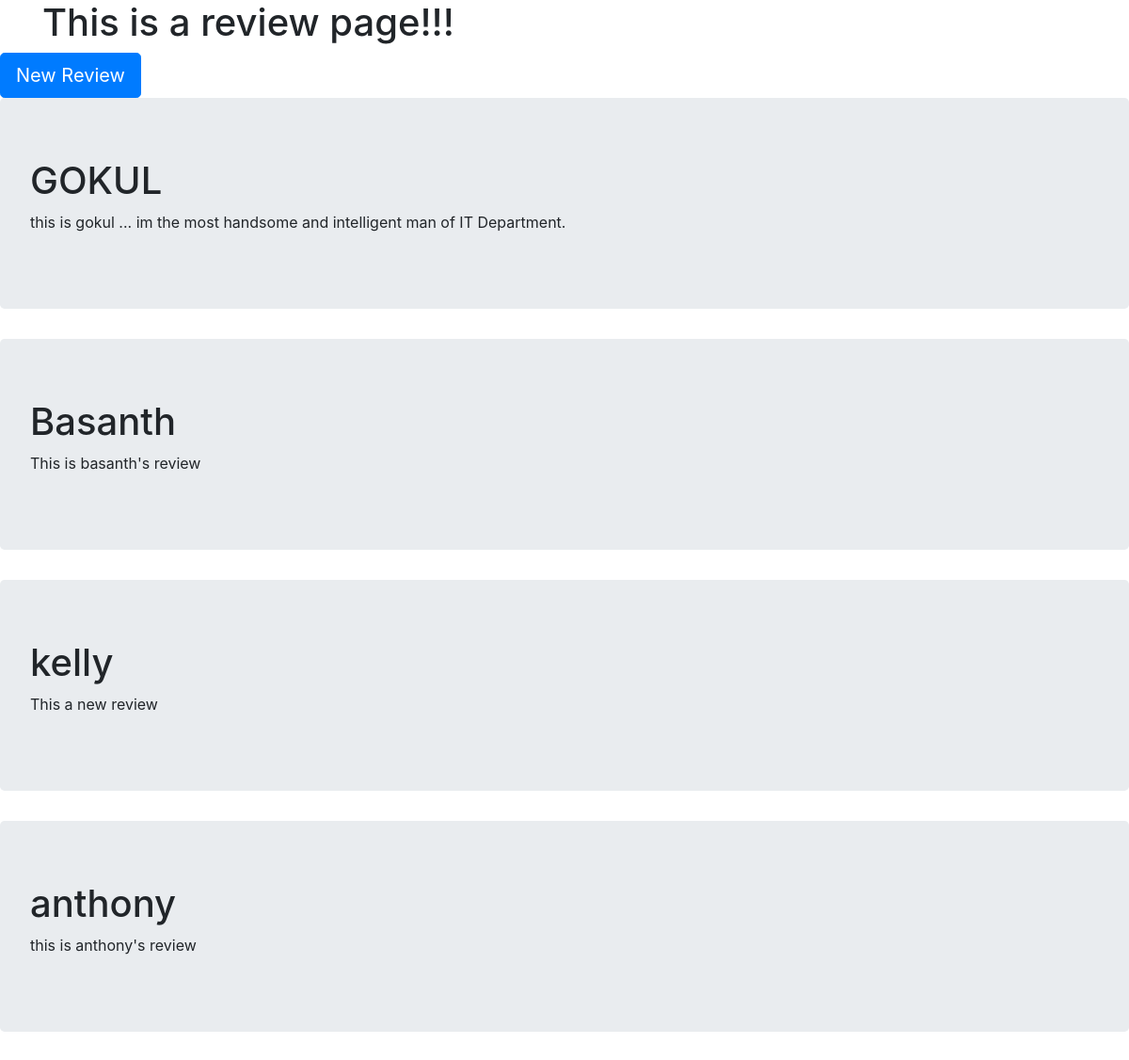
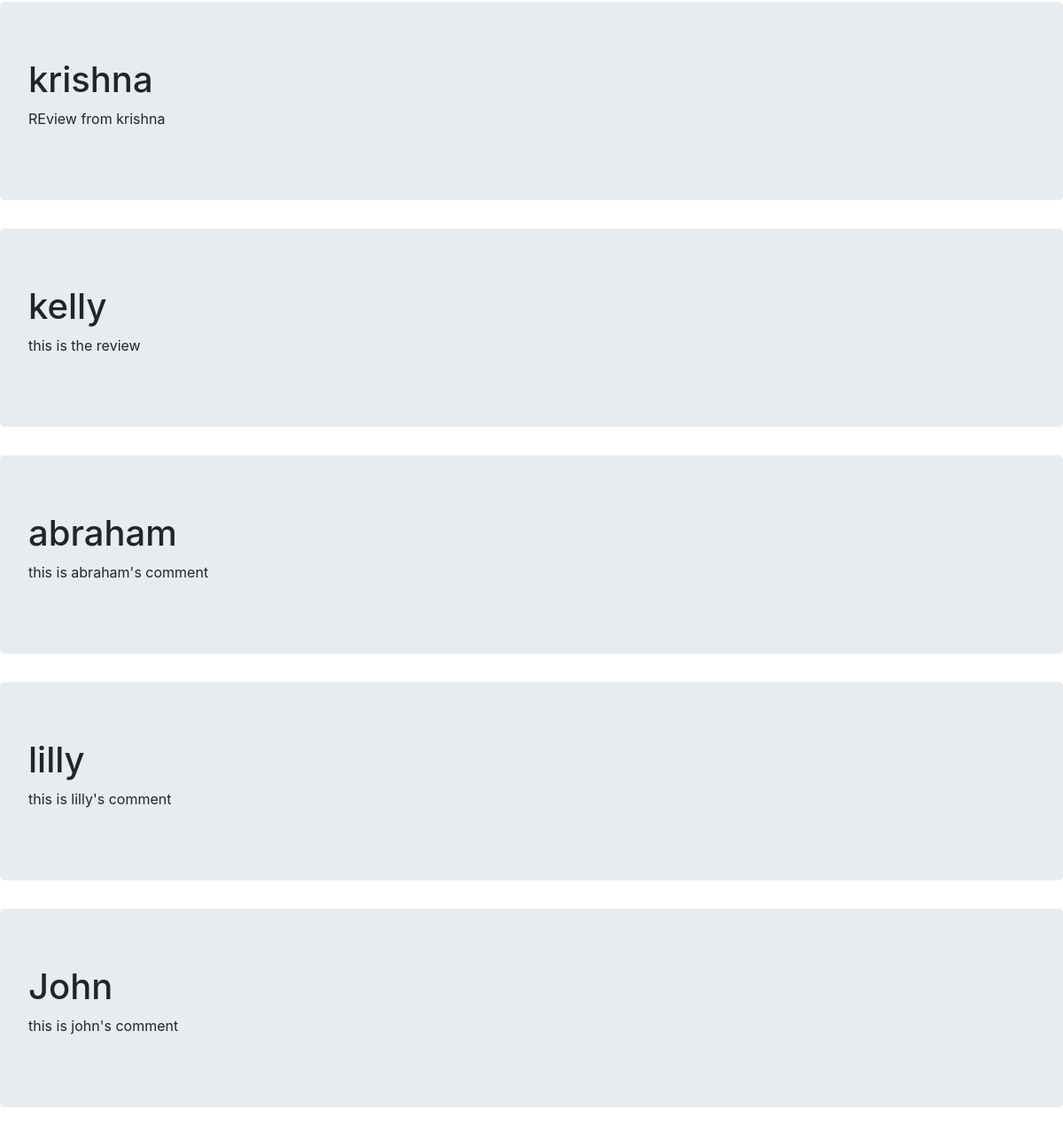
Page /guestbook/ on the committed database (2 pictures, top to bottom).
### guestbook/models.py (models this page shows, shortened)
class Comment(models.Model):
    name = models.CharField(max_length=16)
    message = models.TextField()
    date = models.DateTimeField(default=timezone.now)

### guestbook/views.py (the view)
# urls.py: path('guestbook/',views.index,name='index'),
def index(request):
    comments = Comment.objects.order_by('-date')
    context = {'comments':comments}
    return render(request,'index.html',context)

### guestbook/templates/index.html
{% load static %}
<html>
    <head>
      <link rel="stylesheet" href="{% static 'style.css' %}">
        <link rel="stylesheet" href="{% static 'css/bootstrap.min.css' %}">
    </head>
    <body>
        {% load static %}
        <h1 class="container">This is a review page!!!</h1>
      <a href='{% url 'sign' %}'><button  class="btn btn-primary btn-lg">New Review</button></a>
        {% for c in comments %}
         <div class="jumbotron">
        <h1>{{ c.name }}</h1>
        <p>{{ c.message }}</p>
        </div>
        {% endfor %}
    </body>
</html>

### guestbook/static/style.css (style rules this page uses)
h1 { color:red; }

### rows in the picture
Comment: name "GOKUL", message "this is gokul ... im the most handsome and intelligent man of IT Department."
Comment: name "Basanth", message "This is basanth's review"
Comment: name "kelly", message "This a new review"
Comment: name "anthony", message "this is anthony's review"
Comment: name "krishna", message "REview from krishna"
Comment: name "kelly", message "this is the review"
Comment: name "abraham", message "this is abraham's comment"
Comment: name "lilly", message "this is lilly's comment"
Comment: name "John", message "this is john's comment"
